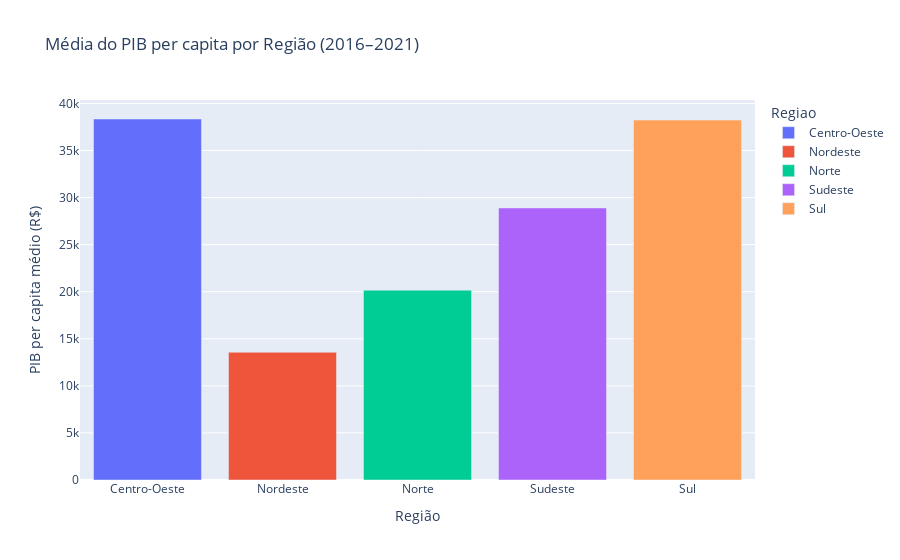

Notebook code for this chart:
### Markdown cell above
A seguir, plotamos um gráfico com a média geral das regiões entre os anos de 2016 a 2021.

### Code cell
media_regioes = df_regiao.groupby('Regiao')['PIB_per_capita'].mean().reset_index()

# Plotar gráfico de barras
fig_media_regiao = px.bar(
    media_regioes,
    x='Regiao',
    y='PIB_per_capita',
    color='Regiao',
    title='Média do PIB per capita por Região (2016–2021)',
    labels={'PIB_per_capita': 'PIB per capita médio (R$)'},
   # text=media_regioes['PIB_per_capita'].round(2)
)

# Formatar layout
fig_media_regiao.update_layout(
    xaxis_title="Região",
    yaxis_title="PIB per capita médio (R$)",
    #showlegend=False
)

fig_media_regiao.show()

### Figure 1 — Plotly figure (JSON) as saved in the notebook; plotly's stock layout.template omitted (floating-point values rounded to 4 significant figures)
{"data": [{"hovertemplate": "Regiao=%{x}<br>PIB per capita médio (R$)=%{y}<extra></extra>", "legendgroup": "Centro-Oeste", "marker": {"color": "#636efa", "pattern": {"shape": ""}}, "name": "Centro-Oeste", "orientation": "v", "showlegend": true, "textposition": "auto", "type": "bar", "x": ["Centro-Oeste"], "xaxis": "x", "y": [38350.0], "yaxis": "y"}, {"hovertemplate": "Regiao=%{x}<br>PIB per capita médio (R$)=%{y}<extra></extra>", "legendgroup": "Nordeste", "marker": {"color": "#EF553B", "pattern": {"shape": ""}}, "name": "Nordeste", "orientation": "v", "showlegend": true, "textposition": "auto", "type": "bar", "x": ["Nordeste"], "xaxis": "x", "y": [13570.0], "yaxis": "y"}, {"hovertemplate": "Regiao=%{x}<br>PIB per capita médio (R$)=%{y}<extra></extra>", "legendgroup": "Norte", "marker": {"color": "#00cc96", "pattern": {"shape": ""}}, "name": "Norte", "orientation": "v", "showlegend": true, "textposition": "auto", "type": "bar", "x": ["Norte"], "xaxis": "x", "y": [20160.0], "yaxis": "y"}, {"hovertemplate": "Regiao=%{x}<br>PIB per capita médio (R$)=%{y}<extra></extra>", "legendgroup": "Sudeste", "marker": {"color": "#ab63fa", "pattern": {"shape": ""}}, "name": "Sudeste", "orientation": "v", "showlegend": true, "textposition": "auto", "type": "bar", "x": ["Sudeste"], "xaxis": "x", "y": [28900.0], "yaxis": "y"}, {"hovertemplate": "Regiao=%{x}<br>PIB per capita médio (R$)=%{y}<extra></extra>", "legendgroup": "Sul", "marker": {"color": "#FFA15A", "pattern": {"shape": ""}}, "name": "Sul", "orientation": "v", "showlegend": true, "textposition": "auto", "type": "bar", "x": ["Sul"], "xaxis": "x", "y": [38230.0], "yaxis": "y"}], "layout": {"barmode": "relative", "legend": {"title": {"text": "Regiao"}, "tracegroupgap": 0}, "title": {"text": "Média do PIB per capita por Região (2016–2021)"}, "xaxis": {"anchor": "y", "categoryarray": ["Centro-Oeste", "Nordeste", "Norte", "Sudeste", "Sul"], "categoryorder": "array", "domain": [0, 1], "title": {"text": "Região"}}, "yaxis": {"anchor": "x", "domain": [0, 1], "title": {"text": "PIB per capita médio (R$)"}}}}
